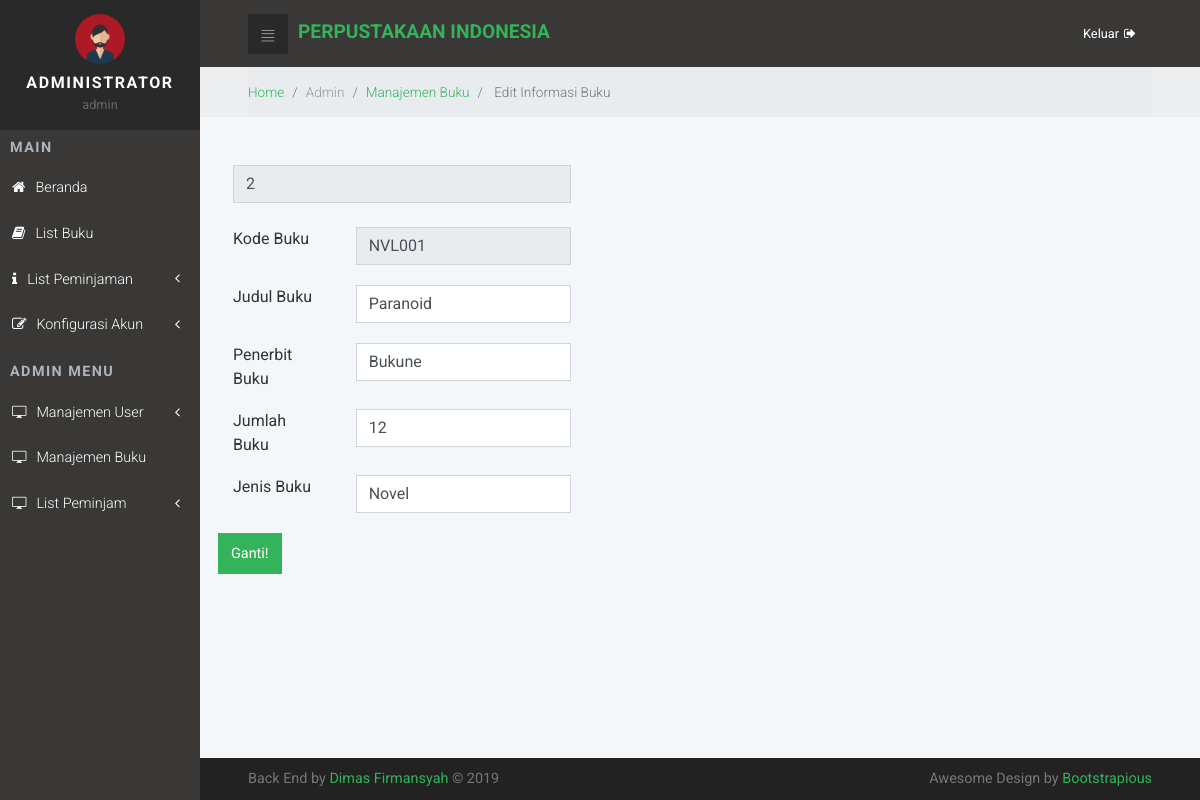
/sysPerpus/editbuku.php?id=2 (signed in), run on the app's committed database.
### tables this page shows
CREATE TABLE `tbluser` (
  `id` int(11) NOT NULL,
  `nama` varchar(100) NOT NULL,
  `username` char(16) NOT NULL,
  `password` varchar(255) NOT NULL,
  `email` varchar(100) NOT NULL,
  `lvl` enum('Admin','User') NOT NULL,
  `pict` varchar(100) NOT NULL,
  `jenis_kelamin` enum('Laki-Laki','Perempuan') NOT NULL,
  `status` enum('Active','Pending') NOT NULL
);

CREATE TABLE `tblbuku` (
  `id` int(11) NOT NULL,
  `kode` char(6) NOT NULL,
  `judul` varchar(100) NOT NULL,
  `penerbit` varchar(100) NOT NULL,
  `jumlah` char(5) NOT NULL,
  `jenis` varchar(100) NOT NULL
);

### sysPerpus/function.php (called while the page is built, shortened)
<?php
	$host = "localhost";
	$user = "root";
	$pass = "";
	$db = "dbperpus";
	$conn = mysqli_connect($host,$user,$pass,$db);
	function query($query) {
		global $conn;
		$result = mysqli_query($conn, $query);
		$rows = [];
		while ( $row = mysqli_fetch_assoc($result) ) {
				$rows[]  = $row;
		}
		return $rows;
	}
?>

### sysPerpus/editbuku.php (the view, shortened to what this page needs)
<?php
	include 'function.php';
	$id = $_GET["id"];
	$data = query("SELECT * FROM tblbuku WHERE id = $id ")[0];
	$kode = $data["kode"];
	$judul = $data["judul"];
	$penerbit = $data["penerbit"];
	$jumlah = $data["jumlah"];
	$jenis = $data["jenis"];
?>
<!DOCTYPE html>
<html>
  <head>
    <?php include 'head.php'; ?>
  </head>
  <body>
    <?php include 'navbar.php'; ?>
    <div class="page">
      <?php include 'header.php'; ?>
      <div class="breadcrumb-holder">
        <div class="container-fluid">
          <ul class="breadcrumb">
            <li class="breadcrumb-item"><a href="index.php">Home</a></li>
            <li class="breadcrumb-item">Admin</li>
            <li class="breadcrumb-item"><a href="managebuku.php">Manajemen Buku</a></li>
            <li class="breadcrumb-item active"> Edit Informasi Buku </li>
          </ul>
        </div>
      </div>
      <section class="dashboard-counts section-padding">
        <div class="container-fluid">
          <div class="row">
            <form class="form-horizontal" method="post" action="">
            	<input type="text" name="id" value="<?= $id; ?>" readonly class="form-control form-control-success">
            	<br>
	            <div class="form-group row">
	              <label class="col-sm-4" for="kode">Kode Buku</label>
	              <div class="col-sm-8">
	                <input id="kode" type="text" class="form-control form-control-success" name="kode" value="<?= $kode; ?>" readonly>
	              </div>
	            </div>
	            <div class="form-group row">
	              <label class="col-sm-4" for="judul">Judul Buku</label>
	              <div class="col-sm-8">
	                <input id="judul" type="text" class="form-control form-control-success" name="judul" value="<?= $judul; ?>" required autocomplete="off">
	              </div>
	            </div>
	            <div class="form-group row">
	              <label class="col-sm-4" for="penerbit">Penerbit Buku</label>
	              <div class="col-sm-8">
	                <input id="penerbit" type="text" class="form-control form-control-success" name="penerbit" value="<?= $penerbit; ?>" required autocomplete="off">
	              </div>
	            </div>
	            <div class="form-group row">
	              <label class="col-sm-4" for="jumlah">Jumlah Buku</label>
	              <div class="col-sm-8">
	                <input id="jumlah" type="text" class="form-control form-control-success" name="jumlah" value="<?= $jumlah; ?>" required autocomplete="off">
	              </div>
	            </div>
	            <div class="form-group row">
	              <label class="col-sm-4" for="jenis">Jenis Buku</label>
	              <div class="col-sm-8">
	                <input id="jenis" type="text" class="form-control form-control-success" name="jenis" value="<?= $jenis; ?>" required autocomplete="off">
	              </div>
	            </div>
	            <div class="form-group row">
	            	<button type="Submit" name="submit" class="btn btn-primary">Ganti!</button>
	            </div>
          	</form>
          </div>
        </div>
      </section>
      <footer class="main-footer">
        <div class="container-fluid">
          <div class="row">
            <div class="col-sm-6">
              <p>Back End by <a href="http://instagram.com/dimasfirmansyxx">Dimas Firmansyah</a> &copy; <span id="year-cred"></span></p>
            </div>
            <div class="col-sm-6 text-right">
              <p>Awesome Design by <a href="https://bootstrapious.com" class="external">Bootstrapious</a></p>
            </div>
          </div>
        </div>
      </footer>
    </div>
  </body>
</html>

### sysPerpus/navbar.php (shortened to what this page needs)
<?php
  $user = $_SESSION["datauser"];
  $queryuser = mysqli_query($conn, "SELECT * FROM tbluser WHERE username = '$user'");
  $datauser = mysqli_fetch_array($queryuser);
?>
<nav class="side-navbar">
  <div class="side-navbar-wrapper">
    <div class="sidenav-header d-flex align-items-center justify-content-center">
      <div class="sidenav-header-inner text-center"><img src="img/avatar/<?= $datauser["pict"]; ?>" alt="person" class="img-fluid rounded-circle">
        <h2 class="h5"><?= $datauser["nama"]; ?></h2><span><?= $datauser["username"] ?></span>
      </div>
    </div>
    <div class="main-menu">
      <h5 class="sidenav-heading">Main</h5>
      <ul id="side-main-menu" class="side-menu list-unstyled">
        <li><a href="index.php"> <i class="fa fa-home"></i>Beranda</a></li>
        <li><a href="listbuku.php"> <i class="fa fa-book"></i>List Buku</a></li>
        <li><a href="#peminjaman" data-toggle="collapse"> <i class="fa fa-info"></i>List Peminjaman</a>
        </li>
        <li><a href="#konfigurasiakun" data-toggle="collapse"><i class="fa fa-edit"></i>Konfigurasi Akun</a>
        </li>
    </div>
    <?php if ( $datauser["lvl"] === 'Admin' ) : ?>
      <div class="admin-menu">
        <h5 class="sidenav-heading">Admin menu</h5>
        <ul id="side-admin-menu" class="side-menu list-unstyled">
          <li> <a href="#manajemenuser" data-toggle="collapse"> <i class="icon-screen"> </i>Manajemen User</a>
          </li>
          <li> <a href="managebuku.php"> <i class="icon-screen"> </i>Manajemen Buku</li></a>
          <li><a href="#listpeminjaman"  data-toggle="collapse"><i class="icon-screen"></i>List Peminjam</a>
          </li>
        </ul>
      </div>
    <?php endif; ?>
  </div>
</nav>

### sysPerpus/css/style.default.css (style rules this page uses)
a { display: inline-block; text-decoration: none; color: #fff; }
body { overflow-x: hidden; }
i { display: inline-block; }
span { display: inline-block; }
i[class*='icon-'] { -webkit-transform: translateY(4px); transform: translateY(4px); }
.page { position: absolute; top: 0; right: 0; -webkit-transition: width 0.3s linear; transition: width 0.3s linear; width: calc(100% - 200px); background-color: #F4F7FA; min-height: 100vh; padding-bottom: 50px; }
h2 { color: #555; font-weight: 400; }
.breadcrumb-holder { background: #eceeef; }
.breadcrumb-holder .breadcrumb { padding: 15px 0; font-size: 0.85em; font-weight: 300; color: #999; margin-bottom: 0; }
.section-padding { padding: 3rem 0; }
@media (min-width: 768px) { .container-fluid { padding: 0 3rem; } }
.side-navbar { position: fixed; top: 0; left: 0; width: 200px; height: 100%; width: 200px; text-align: left; background: #393836; color: #fff; z-index: 999; overflow-y: auto; }
.side-navbar li { position: relative; }
.side-navbar li a { position: relative; font-size: .9rem; font-weight: 300; color: #fff; text-decoration: none; width: 100%; padding: 12px; }
.side-navbar li a[data-toggle="collapse"]::before { content: '\f104'; display: inline-block; -webkit-transform: translateY(-50%); transform: translateY(-50%); font-family: 'FontAwesome'; position: absolute; top: 50%; right: 20px; }
.side-navbar .sidenav-header { background: #292929; padding: 14px; margin-bottom: 10px; }
.side-navbar .sidenav-header img { width: 50px; height: 50px; }
.side-navbar .sidenav-header span { font-size: 0.8em; color: #666; }
.side-navbar .sidenav-header h2 { margin: 10px 0 0; text-transform: uppercase; letter-spacing: .1em; }
.side-navbar .sidenav-heading { font-weight: 700; color: #adb5bd; font-size: .9rem; text-transform: uppercase; letter-spacing: .1em; margin-left: 10px; margin-top: 10px; margin-bottom: 10px; }
.side-navbar i[class*='icon-'] { -webkit-transform: translateY(2px); transform: translateY(2px); }
.side-navbar span { display: inline-block; }
.side-navbar i { font-size: inherit; margin-right: 10px; }
.dashboard-counts { color: #333; }
footer.main-footer { position: absolute; width: 100%; bottom: 0; background: #222; padding: 10px 0; }
footer.main-footer p { font-size: 0.7em; color: #777; margin: 0; }
@media (min-width: 768px) { footer.main-footer p { font-size: 0.9em; } }
input.form-control { border-radius: 0; }
.form-group { margin-bottom: 10px; }
.form-group div[class*='col-'] { margin-bottom: 10px; }
button { cursor: pointer; }
.btn { font-weight: 400; border: 1px solid transparent; padding: 0.55rem 0.75rem; font-size: 0.9rem; line-height: 1.5; border-radius: 0; -webkit-transition: background-color 0.15s ease-in-out, border-color 0.15s ease-in-out, -webkit-box-shadow 0.15s ease-in-out; transition: background-color 0.15s ease-in-out, border-color 0.15s ease-in-out, -webkit-box-shadow 0.15s ease-in-out; transition: background-color 0.15s ease-in-out, border-color 0.15s ease-in-out, box-shadow 0.15s ease-in-out; transition: background-color 0.15s ease-in-out, border-color 0.15s ease-in-out, box-shadow 0.15s ease-in-out, -webkit-box-shadow 0.15s ease-in-out; }
.btn-primary { color: color-yiq(#33b35a); background-color: #33b35a; border-color: #33b35a; }
body { font-family: "Roboto", sans-serif; font-size: 1rem; font-weight: 400; line-height: 1.5; color: #212529; background-color: #fff; }
a { color: #33b35a; text-decoration: none; }
h1, h2, h3, h4, h5, h6, .h1, .h2, .h3, .h4, .h5, .h6 { margin-bottom: 0.5rem; font-family: inherit; font-weight: 700; line-height: 1.1; color: inherit; }
h2, .h2 { font-size: 1.3rem; }
h5, .h5 { font-size: 1rem; }

### data on the page
tbluser: pict (placeholder picture), nama "ADMINISTRATOR", username "admin"
tblbuku: kode "NVL001", judul "Paranoid", penerbit "Bukune", jumlah "12", jenis "Novel"
